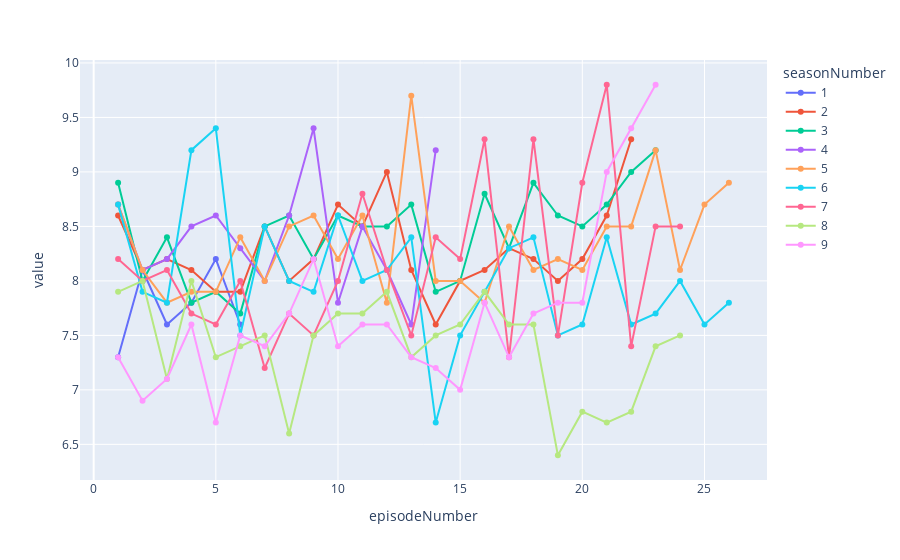

The cell this chart's notebook holds for it:
### Code cell
fig = px.line(lines, markers=True)
fig.show()

### Figure 1 — Plotly figure (JSON) as saved in the notebook; plotly's stock layout.template omitted (floating-point values rounded to 4 significant figures)
{"data": [{"hovertemplate": "seasonNumber=1<br>episodeNumber=%{x}<br>value=%{y}<extra></extra>", "legendgroup": "1", "line": {"color": "#636efa", "dash": "solid"}, "marker": {"symbol": "circle"}, "mode": "lines+markers", "name": "1", "orientation": "v", "showlegend": true, "type": "scatter", "x": [1, 2, 3, 4, 5, 6, 7, 8, 9, 10, 11, 12, 13, 14, 15, 16, 17, 18, 19, 20, 21, 22, 23, 24, 25, 26], "xaxis": "x", "y": [7.3, 8.1, 7.6, 7.8, 8.2, 7.6, null, null, null, null, null, null, null, null, null, null, null, null, null, null, null, null, null, null, null, null], "yaxis": "y"}, {"hovertemplate": "seasonNumber=2<br>episodeNumber=%{x}<br>value=%{y}<extra></extra>", "legendgroup": "2", "line": {"color": "#EF553B", "dash": "solid"}, "marker": {"symbol": "circle"}, "mode": "lines+markers", "name": "2", "orientation": "v", "showlegend": true, "type": "scatter", "x": [1, 2, 3, 4, 5, 6, 7, 8, 9, 10, 11, 12, 13, 14, 15, 16, 17, 18, 19, 20, 21, 22, 23, 24, 25, 26], "xaxis": "x", "y": [8.6, 8.1, 8.2, 8.1, 7.9, 7.9, 8.5, 8, 8.2, 8.7, 8.5, 9, 8.1, 7.6, 8, 8.1, 8.3, 8.2, 8, 8.2, 8.6, 9.3, null, null, null, null], "yaxis": "y"}, {"hovertemplate": "seasonNumber=3<br>episodeNumber=%{x}<br>value=%{y}<extra></extra>", "legendgroup": "3", "line": {"color": "#00cc96", "dash": "solid"}, "marker": {"symbol": "circle"}, "mode": "lines+markers", "name": "3", "orientation": "v", "showlegend": true, "type": "scatter", "x": [1, 2, 3, 4, 5, 6, 7, 8, 9, 10, 11, 12, 13, 14, 15, 16, 17, 18, 19, 20, 21, 22, 23, 24, 25, 26], "xaxis": "x", "y": [8.9, 8, 8.4, 7.8, 7.9, 7.7, 8.5, 8.6, 8.2, 8.6, 8.5, 8.5, 8.7, 7.9, 8, 8.8, 8.3, 8.9, 8.6, 8.5, 8.7, 9, 9.2, null, null, null], "yaxis": "y"}, {"hovertemplate": "seasonNumber=4<br>episodeNumber=%{x}<br>value=%{y}<extra></extra>", "legendgroup": "4", "line": {"color": "#ab63fa", "dash": "solid"}, "marker": {"symbol": "circle"}, "mode": "lines+markers", "name": "4", "orientation": "v", "showlegend": true, "type": "scatter", "x": [1, 2, 3, 4, 5, 6, 7, 8, 9, 10, 11, 12, 13, 14, 15, 16, 17, 18, 19, 20, 21, 22, 23, 24, 25, 26], "xaxis": "x", "y": [8.7, 8.1, 8.2, 8.5, 8.6, 8.3, 8, 8.6, 9.4, 7.8, 8.5, 8.1, 7.6, 9.2, null, null, null, null, null, null, null, null, null, null, null, null], "yaxis": "y"}, {"hovertemplate": "seasonNumber=5<br>episodeNumber=%{x}<br>value=%{y}<extra></extra>", "legendgroup": "5", "line": {"color": "#FFA15A", "dash": "solid"}, "marker": {"symbol": "circle"}, "mode": "lines+markers", "name": "5", "orientation": "v", "showlegend": true, "type": "scatter", "x": [1, 2, 3, 4, 5, 6, 7, 8, 9, 10, 11, 12, 13, 14, 15, 16, 17, 18, 19, 20, 21, 22, 23, 24, 25, 26], "xaxis": "x", "y": [8.7, 8.1, 7.8, 7.9, 7.9, 8.4, 8, 8.5, 8.6, 8.2, 8.6, 7.8, 9.7, 8, 8, 7.8, 8.5, 8.1, 8.2, 8.1, 8.5, 8.5, 9.2, 8.1, 8.7, 8.9], "yaxis": "y"}, {"hovertemplate": "seasonNumber=6<br>episodeNumber=%{x}<br>value=%{y}<extra></extra>", "legendgroup": "6", "line": {"color": "#19d3f3", "dash": "solid"}, "marker": {"symbol": "circle"}, "mode": "lines+markers", "name": "6", "orientation": "v", "showlegend": true, "type": "scatter", "x": [1, 2, 3, 4, 5, 6, 7, 8, 9, 10, 11, 12, 13, 14, 15, 16, 17, 18, 19, 20, 21, 22, 23, 24, 25, 26], "xaxis": "x", "y": [8.7, 7.9, 7.8, 9.2, 9.4, 7.5, 8.5, 8, 7.9, 8.6, 8, 8.1, 8.4, 6.7, 7.5, 7.9, 8.3, 8.4, 7.5, 7.6, 8.4, 7.6, 7.7, 8, 7.6, 7.8], "yaxis": "y"}, {"hovertemplate": "seasonNumber=7<br>episodeNumber=%{x}<br>value=%{y}<extra></extra>", "legendgroup": "7", "line": {"color": "#FF6692", "dash": "solid"}, "marker": {"symbol": "circle"}, "mode": "lines+markers", "name": "7", "orientation": "v", "showlegend": true, "type": "scatter", "x": [1, 2, 3, 4, 5, 6, 7, 8, 9, 10, 11, 12, 13, 14, 15, 16, 17, 18, 19, 20, 21, 22, 23, 24, 25, 26], "xaxis": "x", "y": [8.2, 8, 8.1, 7.7, 7.6, 8, 7.2, 7.7, 7.5, 8, 8.8, 8.1, 7.5, 8.4, 8.2, 9.3, 7.3, 9.3, 7.5, 8.9, 9.8, 7.4, 8.5, 8.5, null, null], "yaxis": "y"}, {"hovertemplate": "seasonNumber=8<br>episodeNumber=%{x}<br>value=%{y}<extra></extra>", "legendgroup": "8", "line": {"color": "#B6E880", "dash": "solid"}, "marker": {"symbol": "circle"}, "mode": "lines+markers", "name": "8", "orientation": "v", "showlegend": true, "type": "scatter", "x": [1, 2, 3, 4, 5, 6, 7, 8, 9, 10, 11, 12, 13, 14, 15, 16, 17, 18, 19, 20, 21, 22, 23, 24, 25, 26], "xaxis": "x", "y": [7.9, 8, 7.1, 8, 7.3, 7.4, 7.5, 6.6, 7.5, 7.7, 7.7, 7.9, 7.3, 7.5, 7.6, 7.9, 7.6, 7.6, 6.4, 6.8, 6.7, 6.8, 7.4, 7.5, null, null], "yaxis": "y"}, {"hovertemplate": "seasonNumber=9<br>episodeNumber=%{x}<br>value=%{y}<extra></extra>", "legendgroup": "9", "line": {"color": "#FF97FF", "dash": "solid"}, "marker": {"symbol": "circle"}, "mode": "lines+markers", "name": "9", "orientation": "v", "showlegend": true, "type": "scatter", "x": [1, 2, 3, 4, 5, 6, 7, 8, 9, 10, 11, 12, 13, 14, 15, 16, 17, 18, 19, 20, 21, 22, 23, 24, 25, 26], "xaxis": "x", "y": [7.3, 6.9, 7.1, 7.6, 6.7, 7.5, 7.4, 7.7, 8.2, 7.4, 7.6, 7.6, 7.3, 7.2, 7, 7.8, 7.3, 7.7, 7.8, 7.8, 9, 9.4, 9.8, null, null, null], "yaxis": "y"}], "layout": {"legend": {"title": {"text": "seasonNumber"}, "tracegroupgap": 0}, "margin": {"t": 60}, "xaxis": {"anchor": "y", "domain": [0, 1], "title": {"text": "episodeNumber"}}, "yaxis": {"anchor": "x", "domain": [0, 1], "title": {"text": "value"}}}}
